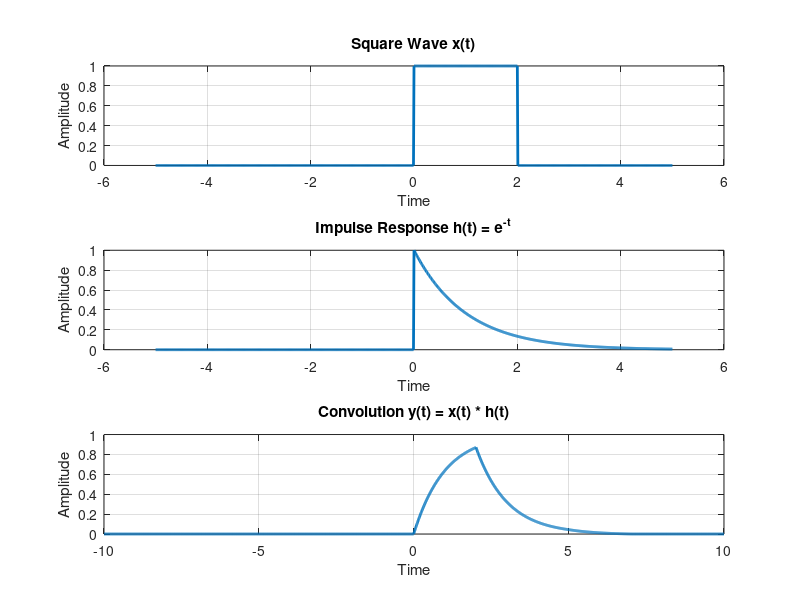

This chart was generated by the following MATLAB code:
t = -5:0.01:5;
x = (t >= 0 & t <= 2);  
h = exp(-t) .* (t >= 0);
dt = t(2) - t(1);
y = conv(x, h) * dt;
t_conv = 2*t(1):dt:2*t(end);

figure;
subplot(3,1,1);
plot(t, x, 'LineWidth', 2); grid on;
title('Square Wave x(t)'); xlabel('Time'); ylabel('Amplitude');

subplot(3,1,2);
plot(t, h, 'LineWidth', 2); grid on;
title('Impulse Response h(t) = e^{-t}'); xlabel('Time'); ylabel('Amplitude');

subplot(3,1,3);
plot(t_conv, y, 'LineWidth', 2); grid on;
title('Convolution y(t) = x(t) * h(t)'); xlabel('Time'); ylabel('Amplitude');
